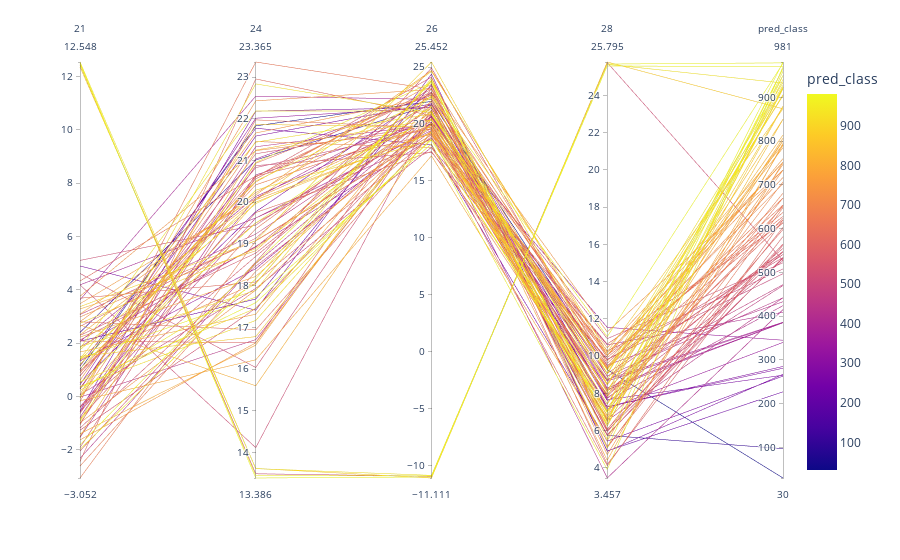

Here is the notebook cell this chart was saved with:
### Code cell
import plotly.express as px
fig = px.parallel_coordinates(df_umap, color="pred_class")
fig.show()
